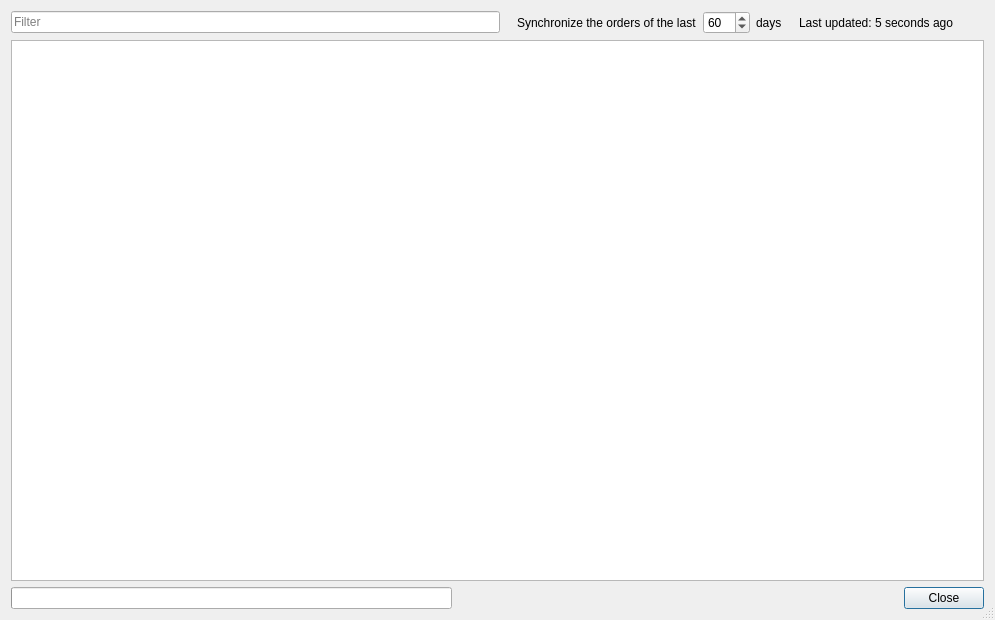
<?xml version="1.0" encoding="UTF-8"?>
<ui version="4.0">
 <class>ImportOrderDialog</class>
 <widget class="QDialog" name="ImportOrderDialog">
  <property name="geometry">
   <rect>
    <x>0</x>
    <y>0</y>
    <width>995</width>
    <height>620</height>
   </rect>
  </property>
  <property name="windowTitle">
   <string>Import BrickLink Order</string>
  </property>
  <property name="sizeGripEnabled">
   <bool>true</bool>
  </property>
  <layout class="QVBoxLayout" name="verticalLayout">
   <item>
    <layout class="QHBoxLayout" name="horizontalLayout">
     <item>
      <widget class="HistoryLineEdit" name="w_filter">
       <property name="sizePolicy">
        <sizepolicy hsizetype="Expanding" vsizetype="Fixed">
         <horstretch>1</horstretch>
         <verstretch>0</verstretch>
        </sizepolicy>
       </property>
       <property name="placeholderText">
        <string>Filter</string>
       </property>
       <property name="clearButtonEnabled">
        <bool>true</bool>
       </property>
      </widget>
     </item>
     <item>
      <spacer name="horizontalSpacer_2">
       <property name="orientation">
        <enum>Qt::Horizontal</enum>
       </property>
       <property name="sizeHint" stdset="0">
        <size>
         <width>11</width>
         <height>20</height>
        </size>
       </property>
      </spacer>
     </item>
     <item>
      <widget class="QLabel" name="label">
       <property name="text">
        <string>Synchronize the orders of the last</string>
       </property>
      </widget>
     </item>
     <item>
      <widget class="QSpinBox" name="w_daysBack">
       <property name="buttonSymbols">
        <enum>QAbstractSpinBox::UpDownArrows</enum>
       </property>
       <property name="minimum">
        <number>1</number>
       </property>
       <property name="maximum">
        <number>365</number>
       </property>
       <property name="value">
        <number>60</number>
       </property>
      </widget>
     </item>
     <item>
      <widget class="QLabel" name="label_2">
       <property name="text">
        <string>days</string>
       </property>
      </widget>
     </item>
     <item>
      <spacer name="horizontalSpacer">
       <property name="orientation">
        <enum>Qt::Horizontal</enum>
       </property>
       <property name="sizeHint" stdset="0">
        <size>
         <width>11</width>
         <height>20</height>
        </size>
       </property>
      </spacer>
     </item>
     <item>
      <widget class="QLabel" name="w_lastUpdated">
       <property name="text">
        <string notr="true">Last updated: 5 seconds ago</string>
       </property>
      </widget>
     </item>
     <item>
      <widget class="QToolButton" name="w_update">
       <property name="toolTip">
        <string>Update now</string>
       </property>
       <property name="icon">
        <iconset theme="view-refresh">
         <normaloff>.</normaloff>.</iconset>
       </property>
       <property name="autoRaise">
        <bool>true</bool>
       </property>
      </widget>
     </item>
    </layout>
   </item>
   <item>
    <widget class="QTreeView" name="w_orders">
     <property name="alternatingRowColors">
      <bool>true</bool>
     </property>
     <property name="selectionMode">
      <enum>QAbstractItemView::ExtendedSelection</enum>
     </property>
     <property name="rootIsDecorated">
      <bool>false</bool>
     </property>
     <property name="uniformRowHeights">
      <bool>true</bool>
     </property>
     <property name="sortingEnabled">
      <bool>true</bool>
     </property>
     <property name="animated">
      <bool>true</bool>
     </property>
     <property name="allColumnsShowFocus">
      <bool>true</bool>
     </property>
     <property name="wordWrap">
      <bool>true</bool>
     </property>
    </widget>
   </item>
   <item>
    <layout class="QHBoxLayout" name="horizontalLayout_3">
     <item>
      <widget class="QProgressBar" name="w_progress">
       <property name="sizePolicy">
        <sizepolicy hsizetype="Expanding" vsizetype="Fixed">
         <horstretch>1</horstretch>
         <verstretch>0</verstretch>
        </sizepolicy>
       </property>
       <property name="format">
        <string>%v / %m</string>
       </property>
      </widget>
     </item>
     <item>
      <widget class="QWidget" name="widget" native="true">
       <property name="sizePolicy">
        <sizepolicy hsizetype="Preferred" vsizetype="Preferred">
         <horstretch>1</horstretch>
         <verstretch>0</verstretch>
        </sizepolicy>
       </property>
      </widget>
     </item>
     <item>
      <widget class="QDialogButtonBox" name="w_buttons">
       <property name="standardButtons">
        <set>QDialogButtonBox::Close</set>
       </property>
      </widget>
     </item>
    </layout>
   </item>
  </layout>
 </widget>
 <layoutdefault spacing="6" margin="11"/>
 <customwidgets>
  <customwidget>
   <class>HistoryLineEdit</class>
   <extends>QLineEdit</extends>
   <header>desktop/historylineedit.h</header>
  </customwidget>
 </customwidgets>
 <tabstops>
  <tabstop>w_filter</tabstop>
  <tabstop>w_daysBack</tabstop>
  <tabstop>w_update</tabstop>
  <tabstop>w_orders</tabstop>
 </tabstops>
 <resources/>
 <connections>
  <connection>
   <sender>w_buttons</sender>
   <signal>rejected()</signal>
   <receiver>ImportOrderDialog</receiver>
   <slot>close()</slot>
   <hints>
    <hint type="sourcelabel">
     <x>973</x>
     <y>582</y>
    </hint>
    <hint type="destinationlabel">
     <x>987</x>
     <y>580</y>
    </hint>
   </hints>
  </connection>
 </connections>
</ui>
